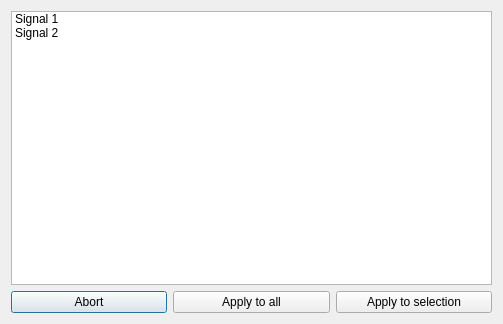
<?xml version="1.0" encoding="UTF-8"?>
<ui version="4.0">
 <class>Dialog</class>
 <widget class="QDialog" name="Dialog">
  <property name="geometry">
   <rect>
    <x>0</x>
    <y>0</y>
    <width>503</width>
    <height>324</height>
   </rect>
  </property>
  <property name="windowTitle">
   <string>Set multiple plotstyles</string>
  </property>
  <layout class="QVBoxLayout" name="verticalLayout">
   <item>
    <layout class="QHBoxLayout" name="horizontalLayout_2">
     <item>
      <widget class="QListWidget" name="listWidget">
       <property name="sizePolicy">
        <sizepolicy hsizetype="Minimum" vsizetype="Expanding">
         <horstretch>0</horstretch>
         <verstretch>0</verstretch>
        </sizepolicy>
       </property>
       <property name="selectionMode">
        <enum>QAbstractItemView::MultiSelection</enum>
       </property>
       <item>
        <property name="text">
         <string>Signal 1</string>
        </property>
       </item>
       <item>
        <property name="text">
         <string>Signal 2</string>
        </property>
       </item>
      </widget>
     </item>
     <item>
      <layout class="QVBoxLayout" name="stylerLayout"/>
     </item>
    </layout>
   </item>
   <item>
    <layout class="QHBoxLayout" name="horizontalLayout">
     <item>
      <widget class="QPushButton" name="cancelButton">
       <property name="text">
        <string>Abort</string>
       </property>
      </widget>
     </item>
     <item>
      <widget class="QPushButton" name="styleAllButton">
       <property name="text">
        <string>Apply to all</string>
       </property>
      </widget>
     </item>
     <item>
      <widget class="QPushButton" name="styleSelectedButton">
       <property name="text">
        <string>Apply to selection</string>
       </property>
      </widget>
     </item>
    </layout>
   </item>
  </layout>
 </widget>
 <resources/>
 <connections/>
</ui>
